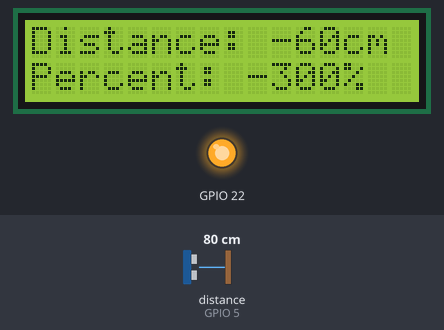
The sketch below on a simulated ESP32. On the bench: 16×2 character LCD, output pins drawn as LEDs (lit = HIGH). Wiring (inferred from the names in the program): ultrasonic range finder: trigger GPIO 18; echo GPIO 5. The inputs (shaded band) are chosen by the test bench; at power-on: distance to the obstacle (sensor on GPIO 5) 80 cm. The echo pulse lasts 58.3 µs per cm; WiFi joins after 1.5 s; servers stay silent unless stated; uploads are accepted with an empty reply; pins used as bus, display or sensor lines are not drawn; what the sketch prints to the serial monitor is not drawn.

Above: at 6.5 s.
6.6 s: distance to the obstacle (sensor on GPIO 5) set to 2 cm
At 9.2 s:
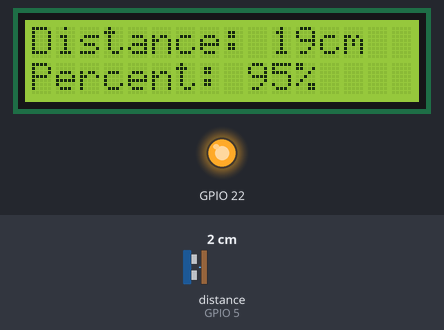
9.9 s: distance to the obstacle (sensor on GPIO 5) set to 4 cm
At 11.3 s:
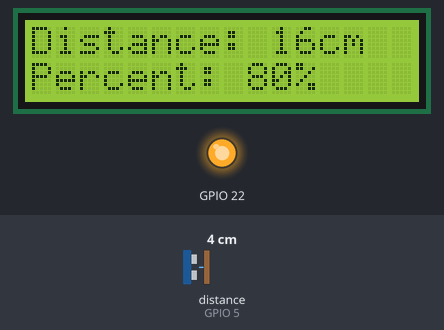
13.0 s: distance to the obstacle (sensor on GPIO 5) set to 9 cm
At 16.6 s:
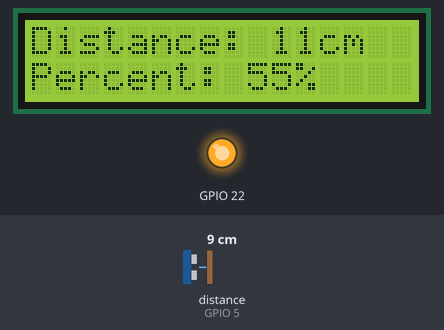
Timing chart, 0 to 18.1 s (numbered marks = the images above; inputs shaded):
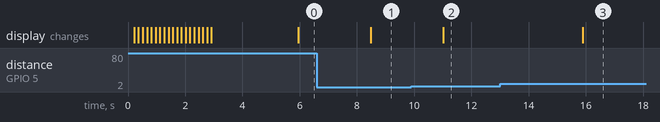

The sketch:

Chemical_Level___Supply_Contol.ino
```cpp
#include <WiFi.h>
#include <WiFiClient.h>
#include <HTTPClient.h>
#include <ArduinoJson.h>
#include <LiquidCrystal.h>
int trigger_pin =18 ;
int echo_pin   = 5;

// Replace with your network credentials
const char* ssid = "vivo 1938";
const char* password = "7879159798";

const int rs = 13, en = 12, d4 = 27, d5 = 26, d6 = 25, d7 = 33;
LiquidCrystal lcd(rs, en, d4, d5, d6, d7);

int distance_cm;
int per=-1;
int prev_distance;

void setup() {
    Serial.begin(115200);
    lcd.begin(16, 2);

    pinMode(trigger_pin, OUTPUT);
    pinMode(echo_pin, INPUT);
    pinMode(22, OUTPUT);
    digitalWrite(22, HIGH);
    lcd.print("Welcome in IOT World");
    for (int positionCounter = 0; positionCounter <22; positionCounter++) {
        // scroll one position left:
        lcd.scrollDisplayLeft();
        // wait a bit:
        delay(150);
    }
    WiFi.begin(ssid, password);
    Serial.println("");
    while (WiFi.status() != WL_CONNECTED) {
      delay(500);
      Serial.print(".");
    }
    Serial.print("Connected to ");
    Serial.println("WiFi");
    Serial.print("IP address: ");
    Serial.println(WiFi.localIP());  //IP address assigned to your ESP
  }

void loop() {
    digitalWrite(trigger_pin, LOW);
    delayMicroseconds(2);
    digitalWrite(trigger_pin, HIGH);
    delayMicroseconds(2);
    digitalWrite(trigger_pin, LOW);
    long duration = pulseIn(echo_pin, HIGH);
    distance_cm = (duration / 2) / 29.09;
    distance_cm=20-distance_cm;
    per=(100*distance_cm)/20;
    delay(1000);


    //LCD DISPLAY
    if(20!=distance_cm){
        lcd.begin(16, 2);
        lcd.clear();
        lcd.setCursor(0,0);
        lcd.print("Distance: ");
        Serial.println(distance_cm);
        lcd.print(distance_cm);
        lcd.print("cm    ");
        lcd.setCursor(0,1);
        lcd.print("Percent: ");
        Serial.println(per);
        lcd.print(per);
        lcd.print("%    ");
    }
    // POST DATA ON SERVER
    if(prev_distance!=distance_cm){
        String postData = (String)"level=" + distance_cm;
        HTTPClient http;
        http.begin("https://chemical-level-indicator.000webhostapp.com/set_Chemical_level.php");
        http.addHeader("Content-Type", "application/x-www-form-urlencoded");

        auto httpCode = http.POST(postData);
        String payload = http.getString();

        Serial.println(postData);
        Serial.println(payload);

        http.end();
    }
    prev_distance=distance_cm;

    //GET MOTOR STATUS
    if (WiFi.status() == WL_CONNECTED) {
        HTTPClient client;
        client.begin("https://chemical-level-indicator.000webhostapp.com/get_Supply_status.php");
        int httpCode = client.GET();

        if (httpCode > 0) {
              String status=client.getString();
              Serial.println(status);
              Serial.println(status[11]);
              if(status[11]=='1'){
                digitalWrite(22, LOW);      //works opposite
                lcd.begin(16, 2);
                lcd.clear();
                lcd.setCursor(0,0);
                lcd.print("Motor is ON");
              }
              else if(status[11]=='0'){
                digitalWrite(22, HIGH);    //check this work opposite
                lcd.begin(16, 2);
                lcd.clear();
                lcd.setCursor(0,0);
                lcd.print("Motor is OFF");
              }
        }
    }
    else{
      Serial.println("Wi-fi problem");
    }
    if(20!=distance_cm){
        lcd.begin(16, 2);
        lcd.clear();
        lcd.setCursor(0,0);
        lcd.print("Distance: ");
        Serial.println(distance_cm);
        lcd.print(distance_cm);
        lcd.print("cm    ");

        lcd.setCursor(0,1);
        lcd.print("Percent: ");
        Serial.println(per);
        lcd.print(per);
        lcd.print("%    ");
    }
  delay(1000);
}
```

Measured:
- after the input at 6.6 s, the display: changes after 1.9 s (image 1)
- after the input at 9.9 s, the display: changes after 1.1 s (image 2)
- after the input at 13.0 s, the display: changes after 2.9 s (image 3)
